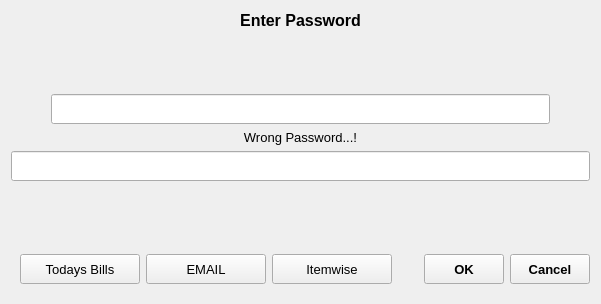
<?xml version="1.0" encoding="UTF-8"?>
<ui version="4.0">
 <class>PasswordEntry</class>
 <widget class="QWidget" name="PasswordEntry">
  <property name="geometry">
   <rect>
    <x>0</x>
    <y>0</y>
    <width>601</width>
    <height>304</height>
   </rect>
  </property>
  <property name="font">
   <font>
    <family>Microsoft YaHei UI</family>
    <pointsize>10</pointsize>
   </font>
  </property>
  <property name="windowTitle">
   <string>Form</string>
  </property>
  <layout class="QVBoxLayout" name="verticalLayout">
   <item>
    <widget class="QLabel" name="label">
     <property name="font">
      <font>
       <pointsize>12</pointsize>
       <weight>75</weight>
       <bold>true</bold>
      </font>
     </property>
     <property name="text">
      <string>Enter Password</string>
     </property>
     <property name="alignment">
      <set>Qt::AlignCenter</set>
     </property>
    </widget>
   </item>
   <item>
    <spacer name="verticalSpacer">
     <property name="orientation">
      <enum>Qt::Vertical</enum>
     </property>
     <property name="sizeHint" stdset="0">
      <size>
       <width>20</width>
       <height>40</height>
      </size>
     </property>
    </spacer>
   </item>
   <item>
    <layout class="QHBoxLayout" name="horizontalLayout" stretch="0,1,0">
     <item>
      <spacer name="horizontalSpacer">
       <property name="orientation">
        <enum>Qt::Horizontal</enum>
       </property>
       <property name="sizeHint" stdset="0">
        <size>
         <width>40</width>
         <height>20</height>
        </size>
       </property>
      </spacer>
     </item>
     <item>
      <widget class="QLineEdit" name="passwordLineEdit">
       <property name="minimumSize">
        <size>
         <width>0</width>
         <height>30</height>
        </size>
       </property>
       <property name="font">
        <font>
         <pointsize>10</pointsize>
        </font>
       </property>
       <property name="inputMethodHints">
        <set>Qt::ImhHiddenText|Qt::ImhNoAutoUppercase|Qt::ImhNoPredictiveText|Qt::ImhSensitiveData</set>
       </property>
       <property name="echoMode">
        <enum>QLineEdit::Password</enum>
       </property>
      </widget>
     </item>
     <item>
      <spacer name="horizontalSpacer_2">
       <property name="orientation">
        <enum>Qt::Horizontal</enum>
       </property>
       <property name="sizeHint" stdset="0">
        <size>
         <width>40</width>
         <height>20</height>
        </size>
       </property>
      </spacer>
     </item>
    </layout>
   </item>
   <item>
    <widget class="QLabel" name="message">
     <property name="font">
      <font>
       <pointsize>10</pointsize>
      </font>
     </property>
     <property name="text">
      <string>Wrong Password...!</string>
     </property>
     <property name="alignment">
      <set>Qt::AlignCenter</set>
     </property>
    </widget>
   </item>
   <item>
    <widget class="QLineEdit" name="remarksLineEdit">
     <property name="minimumSize">
      <size>
       <width>0</width>
       <height>30</height>
      </size>
     </property>
    </widget>
   </item>
   <item>
    <spacer name="verticalSpacer_2">
     <property name="orientation">
      <enum>Qt::Vertical</enum>
     </property>
     <property name="sizeHint" stdset="0">
      <size>
       <width>20</width>
       <height>40</height>
      </size>
     </property>
    </spacer>
   </item>
   <item>
    <layout class="QHBoxLayout" name="horizontalLayout_2">
     <item>
      <widget class="QWidget" name="buttonsWidget" native="true">
       <layout class="QHBoxLayout" name="horizontalLayout_3">
        <item>
         <widget class="QPushButton" name="todaysbillsButton">
          <property name="minimumSize">
           <size>
            <width>120</width>
            <height>30</height>
           </size>
          </property>
          <property name="text">
           <string>Todays Bills</string>
          </property>
         </widget>
        </item>
        <item>
         <widget class="QPushButton" name="pushButton">
          <property name="minimumSize">
           <size>
            <width>120</width>
            <height>30</height>
           </size>
          </property>
          <property name="text">
           <string>EMAIL</string>
          </property>
         </widget>
        </item>
        <item>
         <widget class="QPushButton" name="itemwiseButton">
          <property name="minimumSize">
           <size>
            <width>120</width>
            <height>30</height>
           </size>
          </property>
          <property name="text">
           <string>Itemwise</string>
          </property>
         </widget>
        </item>
       </layout>
      </widget>
     </item>
     <item>
      <spacer name="horizontalSpacer_3">
       <property name="orientation">
        <enum>Qt::Horizontal</enum>
       </property>
       <property name="sizeHint" stdset="0">
        <size>
         <width>40</width>
         <height>20</height>
        </size>
       </property>
      </spacer>
     </item>
     <item>
      <widget class="QToolButton" name="OKButton">
       <property name="minimumSize">
        <size>
         <width>80</width>
         <height>30</height>
        </size>
       </property>
       <property name="font">
        <font>
         <pointsize>10</pointsize>
         <weight>75</weight>
         <bold>true</bold>
        </font>
       </property>
       <property name="text">
        <string>OK</string>
       </property>
      </widget>
     </item>
     <item>
      <widget class="QToolButton" name="cancelButton">
       <property name="minimumSize">
        <size>
         <width>80</width>
         <height>30</height>
        </size>
       </property>
       <property name="font">
        <font>
         <pointsize>10</pointsize>
         <weight>75</weight>
         <bold>true</bold>
        </font>
       </property>
       <property name="text">
        <string>Cancel</string>
       </property>
      </widget>
     </item>
    </layout>
   </item>
  </layout>
 </widget>
 <resources/>
 <connections/>
</ui>
